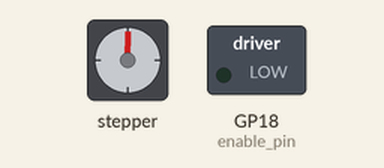
Recording of a program running on a simulated Raspberry Pi Pico running MicroPython. Shown: stepper motor, switched loads named in the program (green lamp = pin HIGH). Pins used as bus, display or sensor lines are not drawn. At 1.0 s the program stops and its outputs stay as they are.

Above: at 0.15 s.
At 0.75 s:
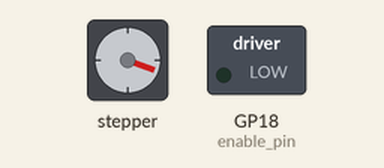
At 1.1 s:
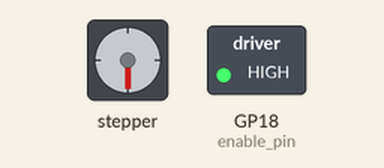
Timing chart, 0 to 2.5 s (numbered marks = the images above):
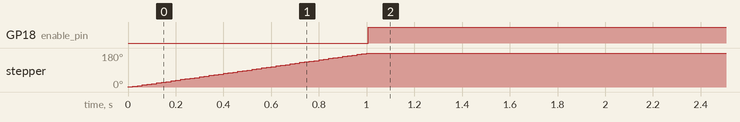

Measured:
- by itself, GP18 (enable_pin): LOW → HIGH at 1.0 s
- by itself, stepper: turns 180° clockwise in 1.0 s

The program:

stepper.py
```python
from machine import Pin
import time

def stepper(percent):
    # Define pins for the A4988 driver
    DIR_PIN = 16   # Direction pin
    STEP_PIN = 17  # STEP pin
    ENABLE_PIN = 18  # Enable pin (optional)

    # Set up the pins
    step_pin = Pin(STEP_PIN, Pin.OUT)
    dir_pin = Pin(DIR_PIN, Pin.OUT)
    enable_pin = Pin(ENABLE_PIN, Pin.OUT)

    # Enable the driver (LOW is active for A4988 enable pin)
    enable_pin.value(0)

    # Total steps per full revolution
    STEPS_PER_REV = 200

    def step_motor_by_percentage(percentage, direction, delay=0.005):

        # Calculate the steps for the given percentage
        steps = int(STEPS_PER_REV * (percentage / 100))

        # Set the direction
        dir_pin.value(direction)

        # Loop to send pulses
        for _ in range(steps):
            # Generate pulse for step
            step_pin.value(1)
            time.sleep(delay)
            step_pin.value(0)
            time.sleep(delay)

    # Example usage:
    try:
        step_motor_by_percentage(percent, direction=1, delay=0.005)

    finally:
        # Disable the driver (set ENABLE high to turn off motor)
        enable_pin.value(1)

stepper(50)
```
